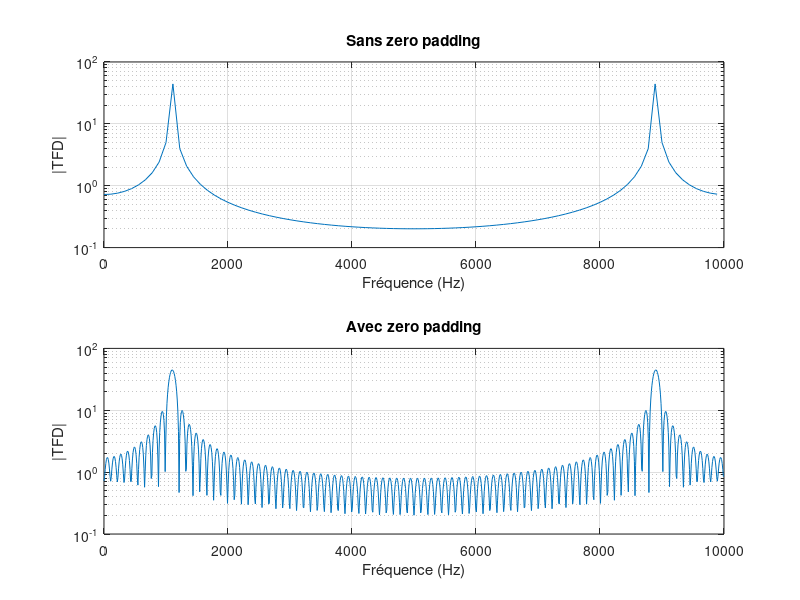
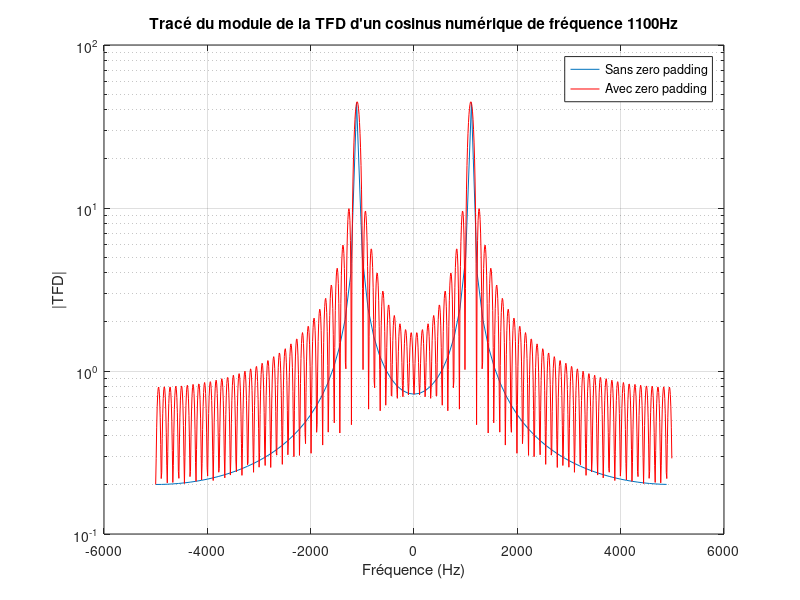

Write the MATLAB code that produced these figures, in order.
%%%%%%%%%%%%%%%%%%%%%%%%%%%%%%%%%%%%%%%%%%%%%%%%%%%%%%%%%%%%%%%%%%%%%%%%%%
%               TP1 de Traitement Numérique du Signal
%                   SCIENCES DU NUMERIQUE 1A
%                       4 Mars 2024 
%                     Arthur Bongiovanni
%%%%%%%%%%%%%%%%%%%%%%%%%%%%%%%%%%%%%%%%%%%%%%%%%%%%%%%%%%%%%%%%%%%%%%%%%%

clear all
close all

%%%%%%%%%%%%%%%%%%%%%%%%%%%%%%%%%%%%%%%%%%%%%%%%%%%%%%%%%%%%%%%%%%%%%%%%%%
%PARAMETRES GENERAUX
%%%%%%%%%%%%%%%%%%%%%%%%%%%%%%%%%%%%%%%%%%%%%%%%%%%%%%%%%%%%%%%%%%%%%%%%%%
A = 1;                  %amplitude du cosinus
f0 = 1100;              %fréquence du cosinus en Hz
T0 = 1/f0;              %période du cosinus en secondes
N = 90;                 %nombre d'échantillons souhaités pour le cosinus
Fe = 10000;             %fréquence d'échantillonnage en Hz
Te = 1/Fe;              %période d'échantillonnage en secondes
SNR = "à completer";    %SNR souhaité en dB pour le cosinus bruité


%%%%%%%%%%%%%%%%%%%%%%%%%%%%%%%%%%%%%%%%%%%%%%%%%%%%%%%%%%%%%%%%%%%%%%%%%%
%GENERATION DU COSINUS NUMERIQUE
%%%%%%%%%%%%%%%%%%%%%%%%%%%%%%%%%%%%%%%%%%%%%%%%%%%%%%%%%%%%%%%%%%%%%%%%%%
%Définition de l'échelle temporelle
temps = 0:Te:(N-1)*Te;
%Génération de N échantillons de cosinus à la fréquence f0
x=A*cos(2*pi*f0*temps);

%%%%%%%%%%%%%%%%%%%%%%%%%%%%%%%%%%%%%%%%%%%%%%%%%%%%%%%%%%%%%%%%%%%%%%%%%%
%TRACE DU COSINUS NUMERIQUE
%%%%%%%%%%%%%%%%%%%%%%%%%%%%%%%%%%%%%%%%%%%%%%%%%%%%%%%%%%%%%%%%%%%%%%%%%%
%Sans se préoccuper de l'échelle temporelle
%figure
%plot(x)

%Tracé avec une échelle temporelle en secondes
%des labels sur les axes et un titre (utilisation de xlabel, ylabel et
%title)

%figure
%plot(temps,x);
%grid
%xlabel('Temps (s)')
%ylabel('signal')
%title(['Tracé d''un cosinus numérique de fréquence ' num2str(f0) 'Hz']);

%%%%%%%%%%%%%%%%%%%%%%%%%%%%%%%%%%%%%%%%%%%%%%%%%%%%%%%%%%%%%%%%%%%%%%%%%%
%CALCUL DE LA TRANSFORMEE DE FOURIER NUMERIQUE (TFD) DU COSINUS NUMERIQUE
%%%%%%%%%%%%%%%%%%%%%%%%%%%%%%%%%%%%%%%%%%%%%%%%%%%%%%%%%%%%%%%%%%%%%%%%%%
%Sans zero padding 
X=fft(x);
%Avec zero padding (ZP : paramètre de zero padding à définir)         
Nprime = 1024;
X_ZP=fft(x,Nprime);
%%%%%%%%%%%%%%%%%%%%%%%%%%%%%%%%%%%%%%%%%%%%%%%%%%%%%%%%%%%%%%%%%%%%%%%%%%
%TRACE DU MODULE DE LA TFD DU COSINUS NUMERIQUE EN ECHELLE LOG
%SANS PUIS AVEC ZERO PADDING
%%%%%%%%%%%%%%%%%%%%%%%%%%%%%%%%%%%%%%%%%%%%%%%%%%%%%%%%%%%%%%%%%%%%%%%%%%

%Avec une échelle fréquentielle en Hz
%des labels sur les axes et des titres
%Tracés en utilisant plusieurs zones de la figure (utilisation de subplot) 
figure('name',['Tracé du module de la TFD d''un cosinus numérique de fréquence ' num2str(f0) 'Hz'])

subplot(2,1,1)
echelle_frequentielle= 0:(Fe/N):(Fe/N) * (N-1);
semilogy(echelle_frequentielle,abs(X));
grid
title('Sans zero padding')
xlabel('Fréquence (Hz)')
ylabel('|TFD|')

subplot(2,1,2)
echelle_frequentielle=0:(Fe/Nprime):(Fe/Nprime) * (Nprime-1);
semilogy(echelle_frequentielle,abs(X_ZP));
grid
title('Avec zero padding')
xlabel('Fréquence (Hz)')
ylabel('|TFD|')

%Avec une échelle fréquentielle en Hz
%des labels sur les axes et des titres
%Tracés superposés sur une même figure 
% (utilisation de hold, de couleurs différentes et de legend)
% !! UTILISER ICI fftshit POUR LE TRACE !!
figure
echelle_frequentielle = (-Fe/2):(Fe/N):(Fe/(2*N))*(N-1);
semilogy(echelle_frequentielle,abs(fftshift(X)));    %Tracé en bleu : 'b'
hold on
echelle_frequentielle = (-Fe/2):(Fe/Nprime):(Fe/(2*Nprime))*(Nprime-1);
semilogy(echelle_frequentielle,abs(fftshift(X_ZP)),'r'); %Tracé en rouge : 'r'
grid
legend('Sans zero padding','Avec zero padding')
xlabel('Fréquence (Hz)')
ylabel('|TFD|')
title(['Tracé du module de la TFD d''un cosinus numérique de fréquence ' num2str(f0) 'Hz'])